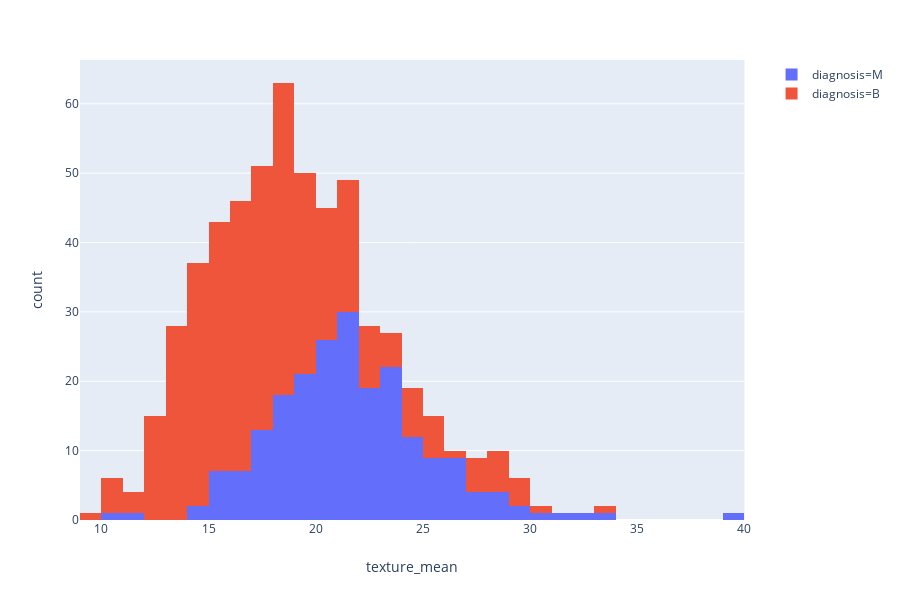

Notebook source saved alongside this figure:
### Code cell
fig = px.histogram(dados, x="texture_mean", color="diagnosis")
fig.show()

### Figure 1 — Plotly figure (JSON) as saved in the notebook; plotly's stock layout.template omitted (floating-point values rounded to 4 significant figures; data arrays with more than 128 entries replaced by an {"elided": "..."} marker saying what was removed)
{"data": [{"alignmentgroup": "True", "bingroup": "x", "hoverlabel": {"namelength": 0}, "hovertemplate": "diagnosis=M<br>texture_mean=%{x}<br>count=%{y}", "legendgroup": "diagnosis=M", "marker": {"color": "#636efa"}, "name": "diagnosis=M", "offsetgroup": "diagnosis=M", "orientation": "v", "showlegend": true, "type": "histogram", "x": {"elided": "212 float values"}, "xaxis": "x", "yaxis": "y"}, {"alignmentgroup": "True", "bingroup": "x", "hoverlabel": {"namelength": 0}, "hovertemplate": "diagnosis=B<br>texture_mean=%{x}<br>count=%{y}", "legendgroup": "diagnosis=B", "marker": {"color": "#EF553B"}, "name": "diagnosis=B", "offsetgroup": "diagnosis=B", "orientation": "v", "showlegend": true, "type": "histogram", "x": {"elided": "357 float values"}, "xaxis": "x", "yaxis": "y"}], "layout": {"barmode": "relative", "height": 600, "legend": {"tracegroupgap": 0}, "margin": {"t": 60}, "xaxis": {"anchor": "y", "domain": [0, 0.98], "title": {"text": "texture_mean"}}, "yaxis": {"anchor": "x", "domain": [0, 1], "title": {"text": "count"}}}}
